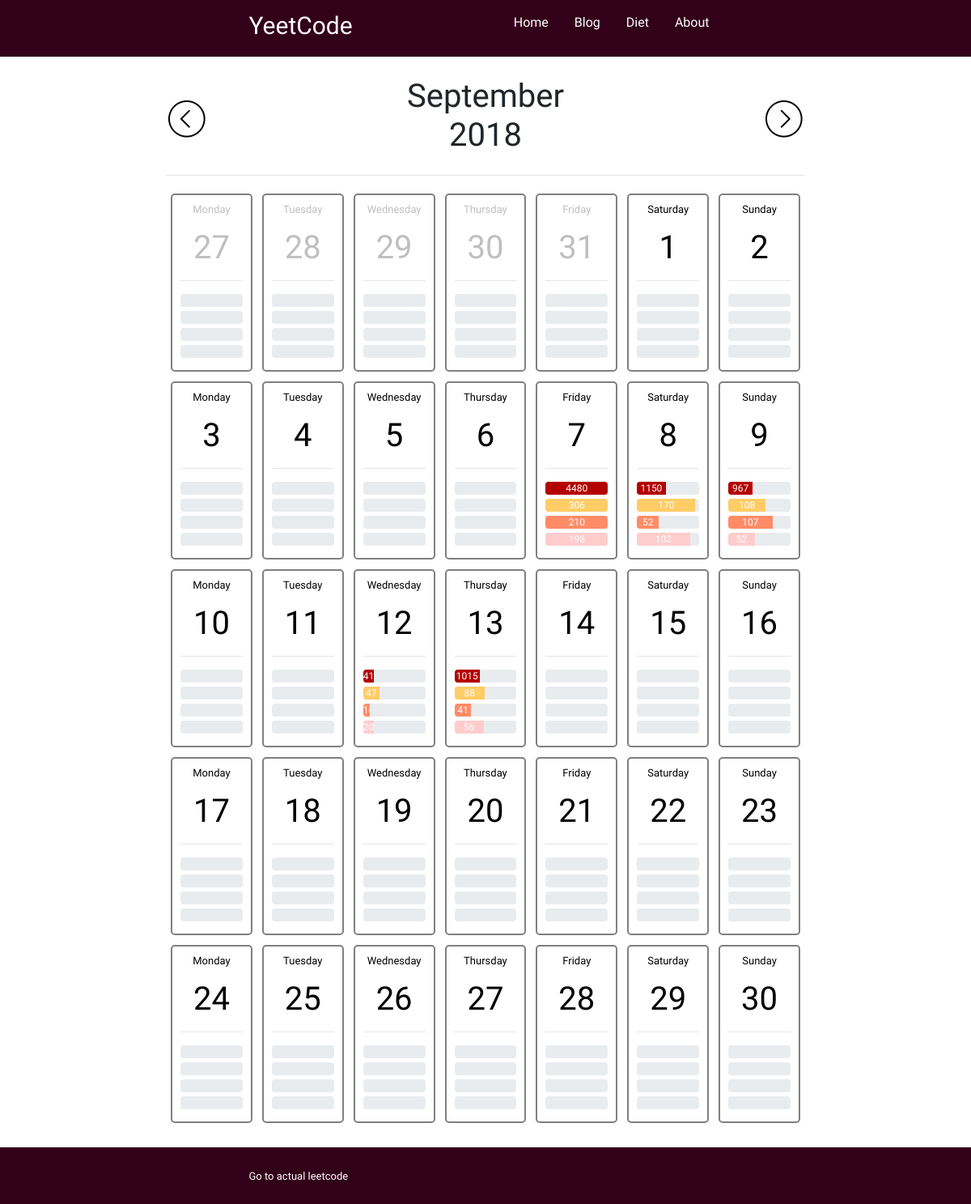
Before: /diet/2018/9 with the older database file.
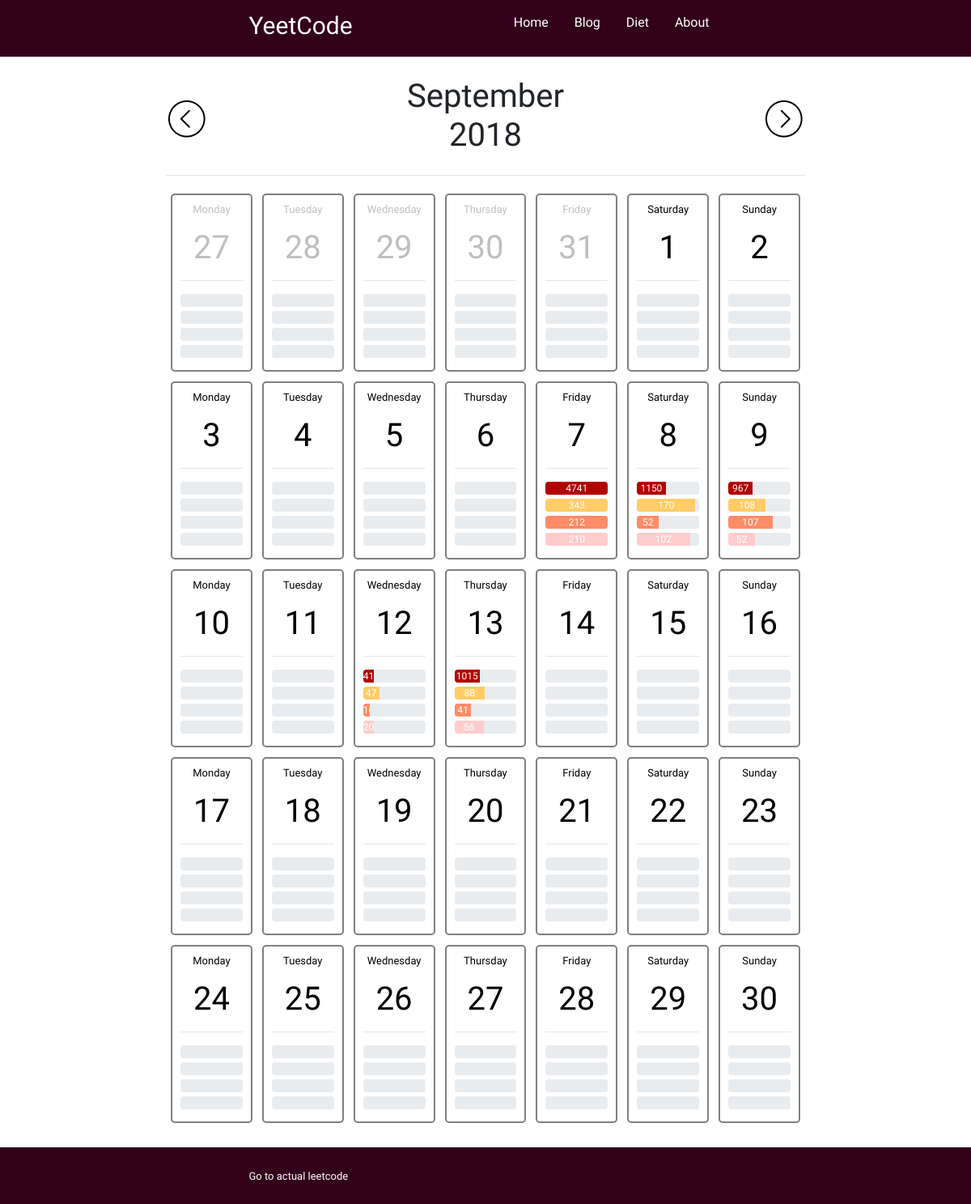
After: the same page with the newer database file.
### diet/models.py (models this page shows, shortened)
class NutritionDay(models.Model):
    month = models.ForeignKey(NutritionMonth, on_delete=models.CASCADE)
    day_slug = models.TextField(default="00-00-00")
    weekday = models.TextField(default="Sunday", choices=[(w,w) for w in WEEK_MAP])
    cur_date = models.DateField()
    calories = models.IntegerField(null=True)
    carbs = models.IntegerField(null=True)
    protein = models.IntegerField(null=True)
    fat = models.IntegerField(null=True)
    weight = models.IntegerField(null=True)

### diet/views.py (the view)
# urls.py: path('<int:year>/<int:month>', views.month_view, name='month_view'),
def month_view(request, year, month):
    today = datetime.now().timetuple()
    _month_slug = "%d-%d" % (year, month)
    if not NutritionMonth.objects.filter(month_slug=_month_slug):
        cur_month = NutritionMonth(year=year,
                                   month=MONTH_MAP[month-1],
                                   month_num=month,
                                   month_slug=_month_slug)
        cur_month.save()
    else:
        cur_month = NutritionMonth.objects.get(month_slug=_month_slug)
    prev_year, prev_month = cur_month.get_month_offset(-1)
    next_year, next_month = cur_month.get_month_offset(1)
    context = {'cur_month': today.tm_mon,
               'cur_year': today.tm_year,
               'cur_day': today.tm_mday,
               'month': cur_month,
               'month_iter': cur_month.get_month_iter(),
               'prev_year': prev_year,
               'prev_month': prev_month,
               'next_year': next_year,
               'next_month': next_month,
               'daily_p': DAILY_SCALED}
    return render(request, 'diet.html', context)

### diet/models.py (called while the page is built)
    def get_month_offset(self, delta):
        month = ((self.month_num-1) + delta)%12 + 1
        years_delta = -1*int(delta/12) if delta < 0 else int(delta/12)
        if self.month_num + delta < 1:
            years_delta -= 1
        elif self.month_num + delta > 12:
            years_delta += 1
        year = self.year + years_delta
        _month_slug = "%d-%d" % (year, month)
        if not NutritionMonth.objects.filter(month_slug=_month_slug):
            new_month = NutritionMonth(year=year,
                                       month=MONTH_MAP[month-1],
                                       month_num=month,
                                       month_slug=_month_slug)
            new_month.save()
        return year, month

### diet/templates/diet.html (shortened to what this page needs)
{% extends 'base.html' %}
{% load static %}
{% block extra_head %}
<link rel="stylesheet" type="text/css" href="{% static 'diet.css' %}">
{% endblock %}
{% block content %}
<div class="row">
  <div class="col-md-2"></div>
  <div class="col-md-8">
    <br>
      <table style="width:100%">
        <tr>
          <td>
            <a href="{% url 'month_view' prev_year prev_month %}" class="align-bottom" style="float:left;"><img src="{% static 'diet/left-arrow.png' %}" alt="left_arrow"></a>
          </td>
          <td>
            <h1 style="font-family: Galada; text-align: center; font-size: 40px">{{ month.month }} {{ month.year }}</h1>
          </td>
          <td>
            <a href="{% url 'month_view' next_year next_month %}" class="align-bottom" style="float:right;"><img src="{% static 'diet/right-arrow.png' %}" alt="right_arrow"></a>
          </td>
        </tr>
      </table>
    <hr>
    <table style="width:100%" class="diet-calendar">
      {% for week in month_iter %}
      <tr>
        {% for d in week %}
        <td>
          <a href="{% url 'day_view' d.cur_date.year d.cur_date.month d.cur_date.day %}" class="calendar-link">
            <div class=calendar-card>
              {% if d.cur_date.day == cur_day and d.cur_date.month == cur_month and d.cur_date.year == cur_year %}
                <div class=current-day>
              {% elif d.cur_date.month == month.month_num %}
                <div class=month-day>
              {% else %}
                <div class=not-month-day>
              {% endif %}
              <p style="font-size:small;">{{ d.weekday }}</p>
              <h1>{{ d.cur_date.day }}</h1>
            </div>
            <hr>
            <div class="progress" style="margin-bottom:5px;">
              <div class="progress-bar" role="progressbar" style="width:{% widthratio d.calories daily_p.CALORIES 1 %}%;background-color:#b30000;" aria-valuenow="50" aria-valuemin="0" aria-valuemax="100">{% if d.calories != 0 %}{{d.calories}}{% endif %}</div>
            </div>
            <div class="progress" style="margin-bottom:5px;">
              <div class="progress-bar" role="progressbar" style="width:{% widthratio d.carbs daily_p.CARBS 1 %}%;background-color:#ffcc66;" aria-valuenow="50" aria-valuemin="0" aria-valuemax="100">{% if d.carbs != 0 %}{{d.carbs}}{% endif %}</div>
            </div>
            <div class="progress" style="margin-bottom:5px;">
              <div class="progress-bar" role="progressbar" style="width:{% widthratio d.protein daily_p.PROTEIN 1 %}%;background-color:#ff8c66;" aria-valuenow="75" aria-valuemin="0" aria-valuemax="100">{% if d.protein != 0 %}{{d.protein}}{% endif %}</div>
            </div>
            <div class="progress" style="margin-bottom:5px;">
              <div class="progress-bar" role="progressbar" style="width:{% widthratio d.fat daily_p.FAT 1 %}%;background-color:#ffcccc;" aria-valuenow="100" aria-valuemin="0" aria-valuemax="100">{% if d.fat != 0 %}{{d.fat}}{% endif %}</div>
            </div>
            </div>
          </a>
        </td>
        {% endfor %}
      </tr>
      {% endfor %}
    </table>
    <br>
  </div>
  <div class="col-md-2"></div>
</div>
{% endblock %}

Changed rows visible on the page:
changed NutritionDay (number 12 of 35 on the later page): calories "4480" → "4741"; carbs "306" → "343"; protein "210" → "212"; fat "198" → "210"
